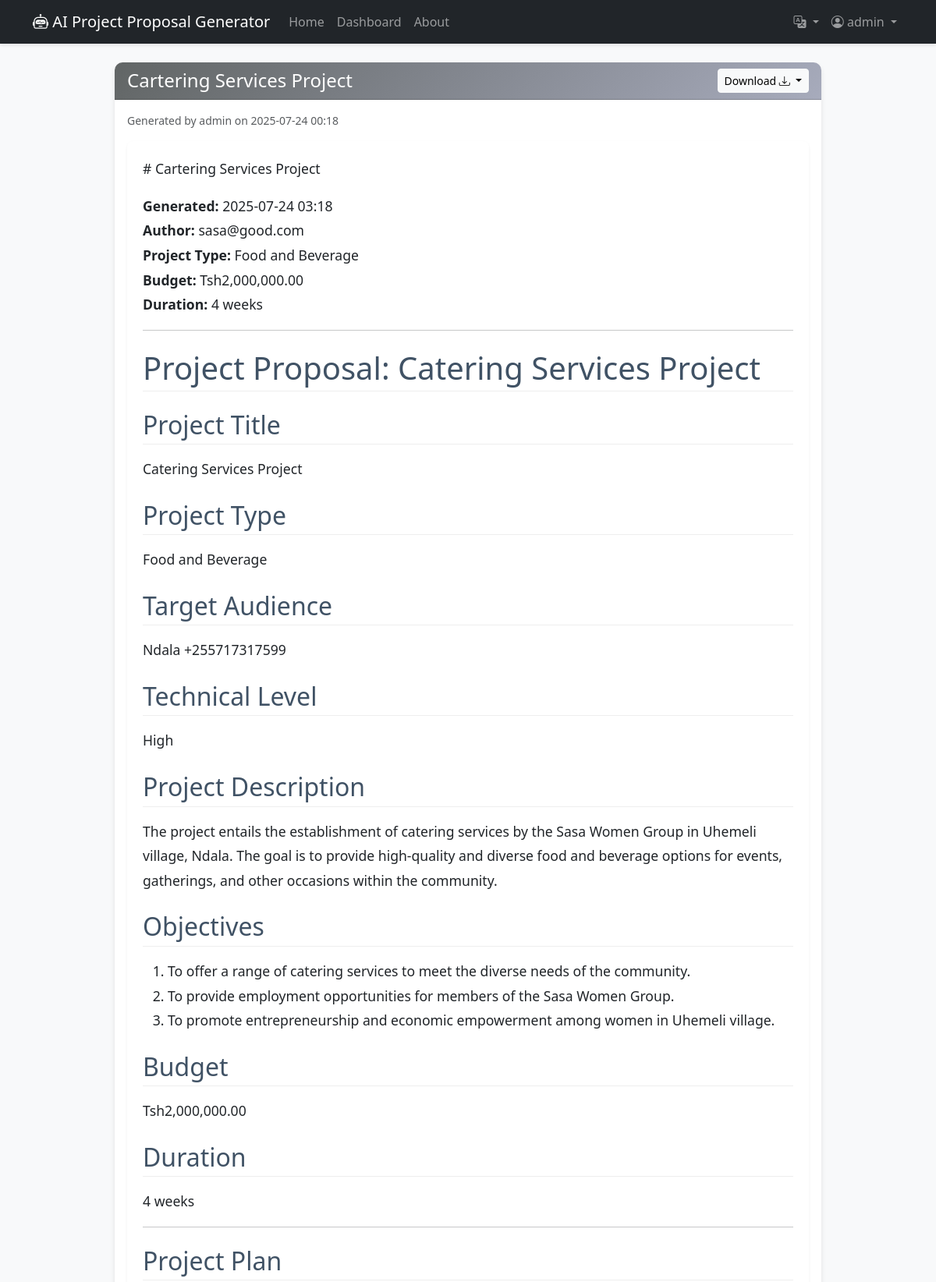
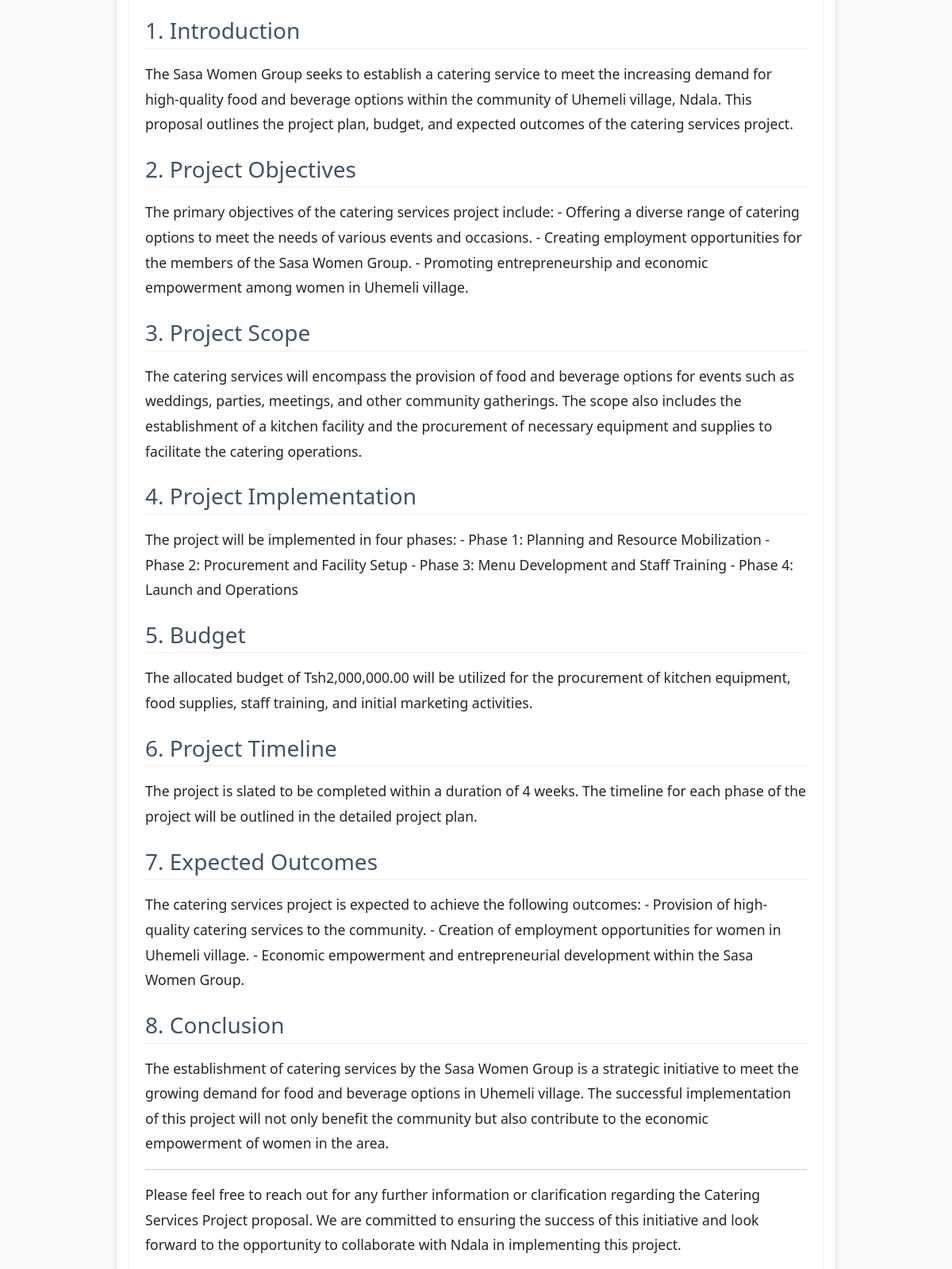
/proposal/26 (signed in, upper part), run on the app's committed database (2 pictures, top to bottom).
### app/models.py (models this page shows, shortened)
class User(db.Model, UserMixin):
    id = db.Column(db.Integer, primary_key=True)
    username = db.Column(db.String(20), unique=True, nullable=False)
    email = db.Column(db.String(120), unique=True, nullable=False)
    password_hash = db.Column(db.String(128))
    proposals = db.relationship('Proposal', backref='author', lazy=True)

class Proposal(db.Model):
    id = db.Column(db.Integer, primary_key=True)
    title = db.Column(db.String(100), nullable=False)
    content = db.Column(db.Text, nullable=False)
    project_type = db.Column(db.String(50))
    generated_at = db.Column(db.DateTime, nullable=False, default=datetime.utcnow)
    user_id = db.Column(db.Integer, db.ForeignKey('user.id'), nullable=False)

### app/main/routes.py (the view)
@main_bp.route('/proposal/<int:proposal_id>')
@login_required
def view_proposal(proposal_id):
    proposal = Proposal.query.get_or_404(proposal_id)
    if proposal.user_id != current_user.id:
        flash('You are not authorized to view this proposal.', 'danger')
        return redirect(url_for('main.dashboard'))
    return render_template('main/proposal.html', proposal=proposal, datetime=datetime)

### app/models.py (called while the page is built)
@login_manager.user_loader
def load_user(user_id):
    return User.query.get(int(user_id))

### app/templates/main/proposal.html (shortened to what this page needs)
{% extends "main/base.html" %}
{% block content %}
<div class="container mt-4">
    <div class="row justify-content-center">
        <div class="col-lg-10">
            <div class="card">
                <div class="card-header d-flex justify-content-between align-items-center">
                    <h4 class="mb-0 text-white">{{ proposal.title }}</h4>
                    <div class="btn-group" role="group" aria-label="Download options">
                        <button type="button" class="btn btn-light btn-sm dropdown-toggle" data-bs-toggle="dropdown" aria-expanded="false">
                            {{_("Download")}} <i class="bi bi-download"></i>
                        </button>
                    </div>
                </div>
                <div class="card-body">
                    <small class="text-muted d-block mb-3">Generated by {{ proposal.author.username }} on {{ moment(proposal.generated_at).format('YYYY-MM-DD HH:mm') }}</small>
                    <div class="proposal-content">
                    </div>
                </div>
            </div>
        </div>
    </div>
</div>
{% endblock %}

### app/templates/main/base.html (shortened to what this page needs)
<!DOCTYPE html>
<html lang="en">
<head>
    <link href="https://cdn.jsdelivr.net/npm/bootstrap@5.3.0/dist/css/bootstrap.min.css" rel="stylesheet">
    <link rel="stylesheet" href="https://cdn.jsdelivr.net/npm/bootstrap-icons@1.10.0/font/bootstrap-icons.css">
    <link rel="stylesheet" href="{{ url_for('static', filename='css/style.css') }}">
</head>
<body>
    <nav class="navbar navbar-expand-lg navbar-dark bg-dark mb-4">
        <div class="container">
            <a class="navbar-brand" href="{{ url_for('main.index') }}">
                <i class="bi bi-robot"></i> AI Project Proposal Generator
            </a>
            <div class="collapse navbar-collapse" id="navbarNav">
                <ul class="navbar-nav me-auto">
                    <li class="nav-item">
                        <a class="nav-link" href="{{ url_for('main.index') }}">{{_("Home")}}</a>
                    </li>
                    <li class="nav-item">
                        <a class="nav-link" href="{{ url_for('main.dashboard') }}">{{_("Dashboard")}}</a>
                    </li>
                    <li class="nav-item">
                        <a class="nav-link" href="{{ url_for('main.about') }}">{{_("About")}}</a>
                    </li>
                </ul>
                <ul class="navbar-nav">
                    <li class="nav-item dropdown">
                        <a class="nav-link dropdown-toggle" href="#" data-bs-toggle="dropdown">
                            <i class="bi bi-translate"></i>
                        </a>
                    </li>
                    {% if current_user.is_authenticated %}
                    <li class="nav-item dropdown">
                        <a class="nav-link dropdown-toggle" href="#" id="navbarDropdown" role="button" data-bs-toggle="dropdown" aria-expanded="false">
                            <i class="bi bi-person-circle"></i> {{ current_user.username }}
                        </a>
                    </li>
                    {% endif %}
                </ul>
            </div>
        </div>
    </nav>
    <main class="container mb-5">
        {% block content %}{% endblock %}
    </main>
</body>
</html>

### app/static/CSS/style.css (style rules this page uses)
body { font-family: 'Segoe UI', Tahoma, Geneva, Verdana, sans-serif; background-color: #f8f9fa; color: #212529; }
.navbar { box-shadow: 0 2px 4px rgba(0,0,0,.1); }
.card { border: none; border-radius: 10px; box-shadow: 0 4px 6px rgba(0,0,0,.1); transition: transform 0.3s ease; }
.card-header { border-radius: 10px 10px 0 0 !important; background: linear-gradient(135deg, #616565 0%, #a7abbc 100%); //background: linear-gradient(135deg, #667eea 0%, #764ba2 100%); color: white; }
.proposal-content { line-height: 1.8; font-size: 1.1rem; padding: 20px; background-color: #ffffff; border-radius: 8px; box-shadow: 0 2px 4px rgba(0,0,0,.05); }
.proposal-content h1, .proposal-content h2, .proposal-content h3 { margin-top: 1.5rem; margin-bottom: 1rem; color: #405265; border-bottom: 1px solid #eee; padding-bottom: 5px; }

### data on the page
User: username "admin", author.username "admin"
Proposal: title "Cartering Services Project", generated_at "2025-07-24 00:18", content "# Cartering Services Project Generated: 2025-07-24 03:18 Author: sasa@good.com Project Type: Food and Beverage Budget: Tsh2,000,000.00 Duration: 4 weeks Project Proposal: Catering Services Project Project Title Catering Services Project Project Type Food and Beverage Target Audience Ndala +255717317599 Technical Level High Project Description The project entails the establishment of catering services by the Sasa Women Group in Uhemeli village, Ndala. The goal is to provide high-quality and diverse food and beverage options for events, gatherings, and other occasions within the community. Objectives To offer a range of catering services to meet the diverse needs of the community. To provide…"
